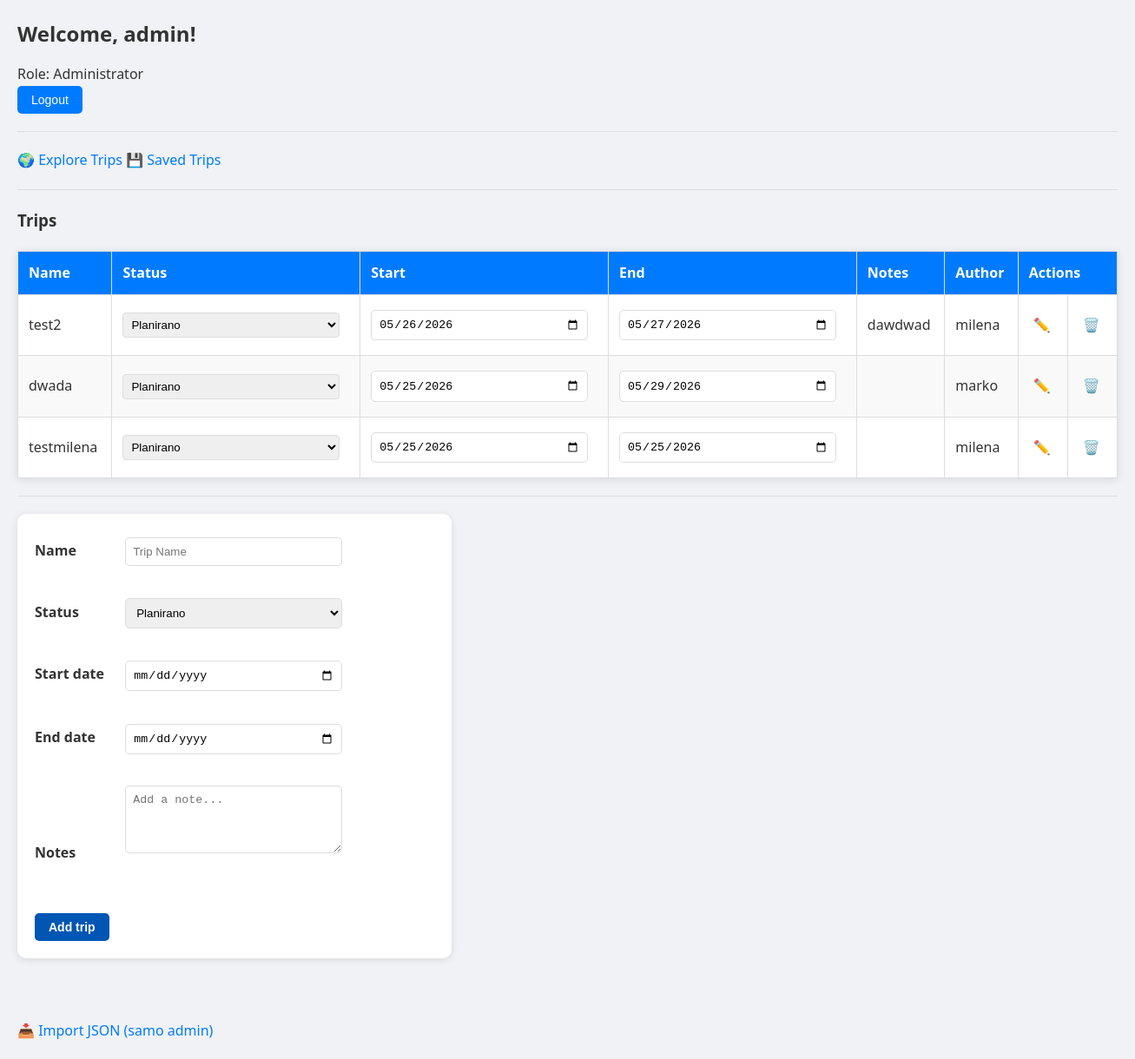
The page /dashboard.php (signed in) on the database as committed earlier.
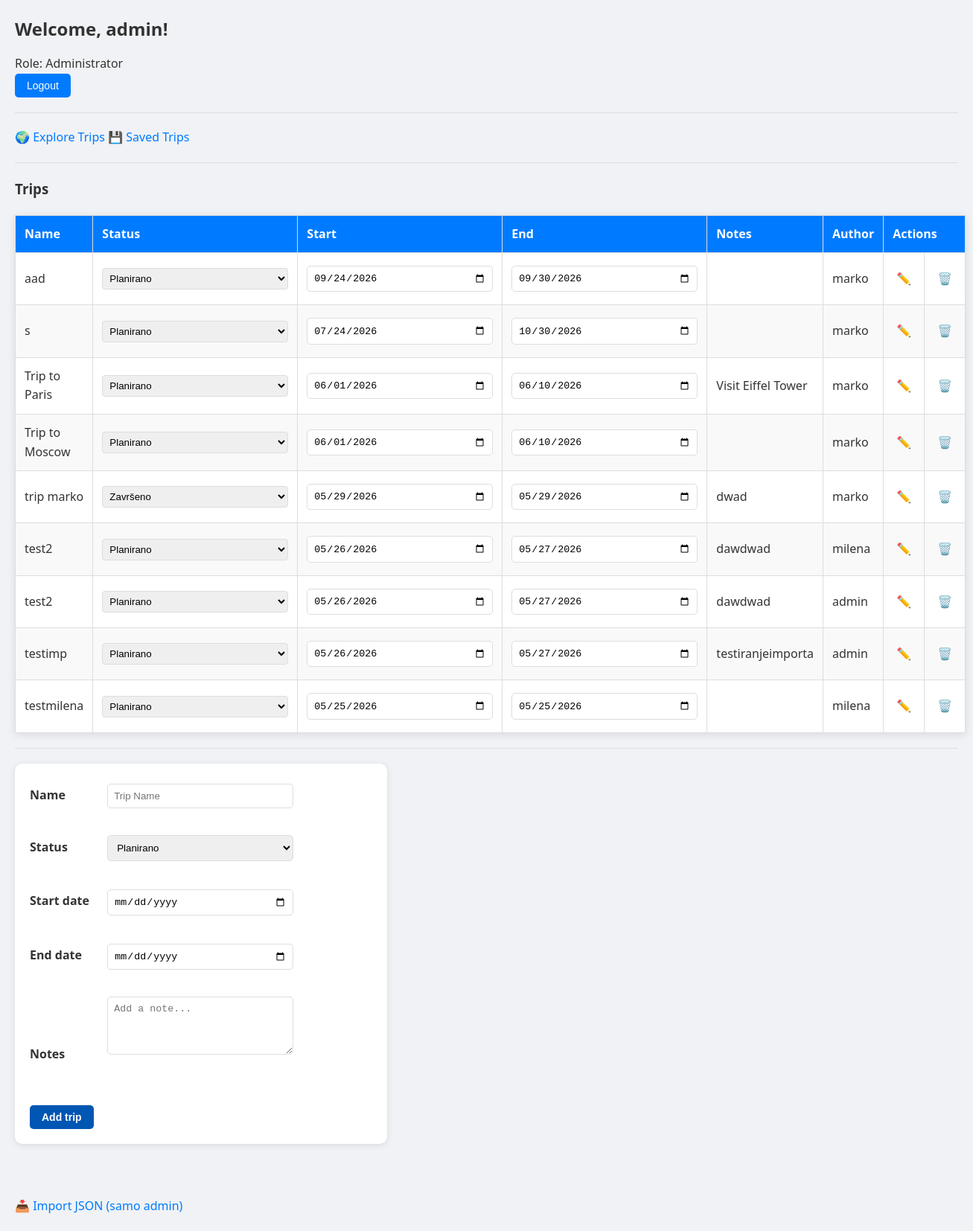
The same page on the database as committed later.
### tables this page shows
CREATE TABLE `trip` (
  `id` int(11) NOT NULL AUTO_INCREMENT,
  `name` varchar(255) NOT NULL,
  `status` varchar(255) NOT NULL,
  `start_date` date NOT NULL,
  `end_date` date NOT NULL,
  `notes` varchar(255) DEFAULT NULL,
  `user_id` int(11) NOT NULL,
  `destination_id` int(11) DEFAULT NULL,
  PRIMARY KEY (`id`),
  KEY `user_id` (`user_id`),
  KEY `destination_id` (`destination_id`),
  CONSTRAINT `trip_ibfk_1` FOREIGN KEY (`user_id`) REFERENCES `user` (`id`),
  CONSTRAINT `trip_ibfk_2` FOREIGN KEY (`destination_id`) REFERENCES `destination` (`id`)
);

CREATE TABLE `user` (
  `id` int(11) NOT NULL AUTO_INCREMENT,
  `username` varchar(255) NOT NULL,
  `password` varchar(255) NOT NULL,
  `email` varchar(255) DEFAULT NULL,
  `type_id` int(11) NOT NULL DEFAULT 3,
  PRIMARY KEY (`id`),
  KEY `user_ibfk_1` (`type_id`),
  CONSTRAINT `user_ibfk_1` FOREIGN KEY (`type_id`) REFERENCES `user_type` (`id`)
);

### dashboard.php (the view, shortened to what this page needs)
<?php
global $conn;
$user_id = $_SESSION['user_id'];
$user_type = $_SESSION['user_type'];
if ($user_type == 3) {
    $sql = "SELECT * FROM trip WHERE user_id = ? ORDER BY start_date DESC";
    $stmt = $conn->prepare($sql);
    $stmt->bind_param("i", $user_id);
} else {
    $sql = "SELECT t.*, u.username as author_name
            FROM trip t
            JOIN user u ON t.user_id = u.id
            ORDER BY t.start_date DESC";
    $stmt = $conn->prepare($sql);
}
$stmt->execute();
$result = $stmt->get_result();
?>
<!doctype html>
<html lang="en">
<head>
    <link rel="stylesheet" href="style.css">
</head>
<body>
<h2>Welcome, <?php echo $_SESSION['username']; ?>!</h2>
<p>Role:
    <?php
    if ($user_type == 1) {
        echo "Administrator";
    } elseif ($user_type == 2) {
        echo "Moderator";
    } else {
        echo "User";
    }
    ?>
</p>
<a href="logout.php">
    <button>Logout</button>
</a>
<hr>
<a href="explore.php">🌍 Explore Trips</a>
<a href="saved_trips.php">💾 Saved Trips</a>
<hr>
<h3>Trips</h3>
<table border="1" id="tripsTable">
    <thead>
    <tr>
        <th>Name</th>
        <th>Status</th>
        <th>Start</th>
        <th>End</th>
        <th>Notes</th>
        <?php if ($user_type != 3) {
            echo "<th>Author</th>";
        } ?>
        <th colspan="2">Actions</th>
    </tr>
    </thead>
    <tbody id="tripsBody">
    <?php while ($row = $result->fetch_assoc()) { ?>
        <tr id="trip-row-<?php echo $row['id']; ?>">
            <td><?php echo htmlspecialchars($row['name']); ?></td>
            <td class="trip-status">
                <select class="status-select" data-id="<?php echo $row['id']; ?>">
                    <option value="planirano" <?php echo $row['status'] == 'planirano' ? 'selected' : ''; ?>>Planirano
                    </option>
                    <option value="završeno" <?php echo $row['status'] == 'završeno' ? 'selected' : ''; ?>>Završeno
                    </option>
                </select>
            </td>
            <td>
                <input type="date" class="start-date-input" data-id="<?php echo $row['id']; ?>"
                       data-field="start_date" data-old="<?php echo $row['start_date']; ?>"
                       value="<?php echo $row['start_date']; ?>">
            </td>
            <td>
                <input type="date" class="end-date-input" data-id="<?php echo $row['id']; ?>"
                       data-field="end_date" data-old="<?php echo $row['end_date']; ?>"
                       value="<?php echo $row['end_date']; ?>">
            </td>
            <td><?php echo htmlspecialchars($row['notes']); ?></td>
            <?php if ($user_type != 3) { ?>
                <td><?php echo htmlspecialchars($row['author_name']); ?></td>
            <?php } ?>
            <td>
                <?php if ($user_type == 1 || ($user_type == 3 && $row['user_id'] == $user_id)) { ?>
                    <a href="edit_trip.php?id=<?php echo $row['id']; ?>">✏️</a>
                <?php } else { ?>
                    <span style="opacity:0.3;">✏️</span>
                <?php } ?>
            </td>
            <td>
                <?php if (($user_type == 3 && $row['user_id'] == $user_id) || $user_type == 2 || $user_type == 1) { ?>
                    <a href="javascript:void(0)" class="delete-btn" data-id="<?php echo $row['id']; ?>">🗑️</a>
                <?php } else { ?>
                    <span style="opacity:0.3;">🗑️</span>
                <?php } ?>
            </td>
        </tr>
    <?php } ?>
    </tbody>
</table>
<hr>
<?php
if ($user_type != 2) {
    ?>
    <form action="trip.php" method="post">
        <label for="name">Name</label>
        <input type="text" name="name" id="name" placeholder="Trip Name"
               value="<?php echo htmlspecialchars($_SESSION['old_input']['name'] ?? ''); ?>">
        <br>
        <br>
        <label for="status">Status</label>
        <select name="status" id="status">
            <option value="planirano" <?php echo (($_SESSION['old_input']['status'] ?? '') == 'planirano') ? 'selected' : ''; ?>>
                Planirano
            </option>
        </select>
        <br>
        <br>
        <label for="start_date">Start date</label>
        <input type="date" name="start_date" id="start_date"
               value="<?php echo htmlspecialchars($_SESSION['old_input']['start_date'] ?? ''); ?>">
        <br>
        <br>
        <label for="end_date">End date</label>
        <input type="date" name="end_date" id="end_date"
               value="<?php echo htmlspecialchars($_SESSION['old_input']['end_date'] ?? ''); ?>">
        <br>
        <br>
        <label for="notes">Notes</label>
        <textarea name="notes" id="notes" cols="30" rows="4"
                  placeholder="Add a note..."><?php echo htmlspecialchars($_SESSION['old_input']['notes'] ?? ''); ?></textarea>
        <br>
        <br>
        <br>
        <input type="submit" value="Add trip" name="submit">
    </form>
    <?php
} else {
    echo "<p><em>Moderators cannot add new trips. You can only delete inappropriate content.</em></p>";
}
?>
<br>
<br>
<a href="import_json.php">📥 Import JSON (samo admin)</a>
</body>
</html>

Rows that differ between the two databases and show on the page:
removed trip: name "dwada", status+id "Planirano", start_date "05/25/2026", end_date "05/29/2026", user.username "marko"
added trip: name "aad", status+id "Planirano", start_date "09/24/2026", end_date "09/30/2026", user.username "marko"
added trip: name "s", status+id "Planirano", start_date "07/24/2026", end_date "10/30/2026", user.username "marko"
added trip: name "Trip to Paris", status+id "Planirano", start_date "06/01/2026", end_date "06/10/2026", notes "Visit Eiffel Tower", user.username "marko"
added trip: name "Trip to Moscow", status+id "Planirano", start_date "06/01/2026", end_date "06/10/2026", user.username "marko"
added trip: name "trip marko", status+id "Završeno", start_date "05/29/2026", end_date "05/29/2026", notes "dwad", user.username "marko"
added trip: name "test2", status+id "Planirano", start_date "05/26/2026", end_date "05/27/2026", notes "dawdwad", user.username "admin"
added trip: name "testimp", status+id "Planirano", start_date "05/26/2026", end_date "05/27/2026", notes "testiranjeimporta", user.username "admin"
